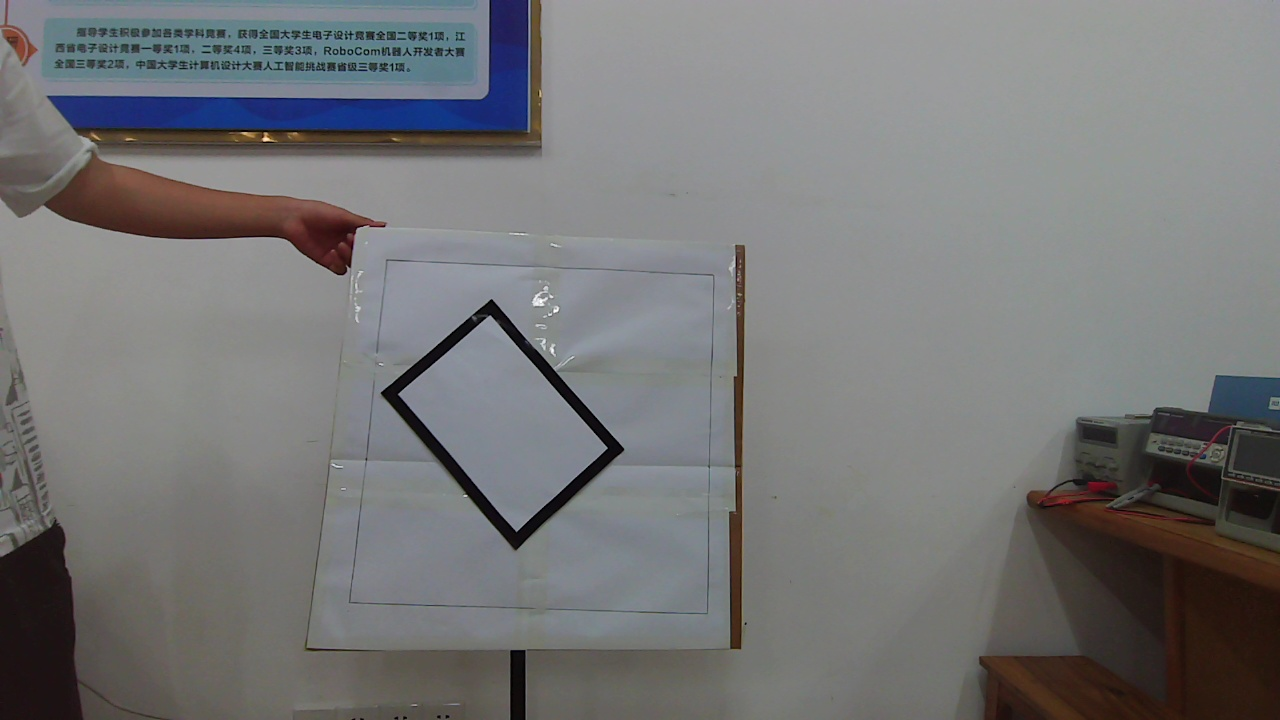
#> input picture TestPhoto/black/1.jpg, 1280 x 720 px, found by its file name
$ python '滑块调阈值.py'
#> lines starting #> are read from the running program, lines starting #| are printed output that depends on the picture
import cv2

def trackChaned(x):
    pass

cv2.namedWindow('Color Track Bar')
# hh = 'Max'
# hl = 'Min'
wnd = 'Colorbars'
cv2.createTrackbar("Max", "Color Track Bar", 0, 255, trackChaned)
cv2.createTrackbar("Min", "Color Track Bar", 0, 255, trackChaned)
img = cv2.imread('/Users/duanhao/Desktop/black/1.jpg')
#> img is the input picture: shape (720, 1280, 3); mean B, G, R 118.4, 117.7, 117.5
img = cv2.resize(img, (0, 0), fx=0.5, fy=0.5)
#> img: shape (360, 640, 3)
gray = cv2.cvtColor(img, cv2.COLOR_BGR2GRAY)
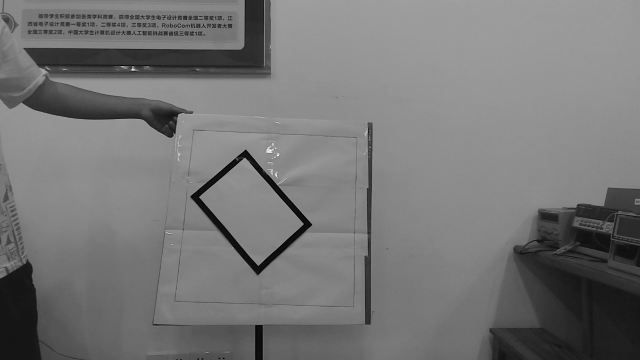
#> gray: shape (360, 640); min 1, max 253, mean 117.8

while (True):
    hul = cv2.getTrackbarPos("Max", "Color Track Bar")
    huh = cv2.getTrackbarPos("Min", "Color Track Bar")
    ret, thresh1 = cv2.threshold(gray, huh, hul, cv2.THRESH_BINARY)
#> thresh1: shape (360, 640); every value is 0
#> ret = 0
    ret, thresh4 = cv2.threshold(gray, hul, huh, cv2.THRESH_TOZERO)

    cv2.imshow("thresh1", thresh1)

    cv2.imshow("thresh4", thresh4)

    if cv2.waitKey(1) == 27:
#> (key Esc is pressed here)
        break

cv2.destroyAllWindows()
